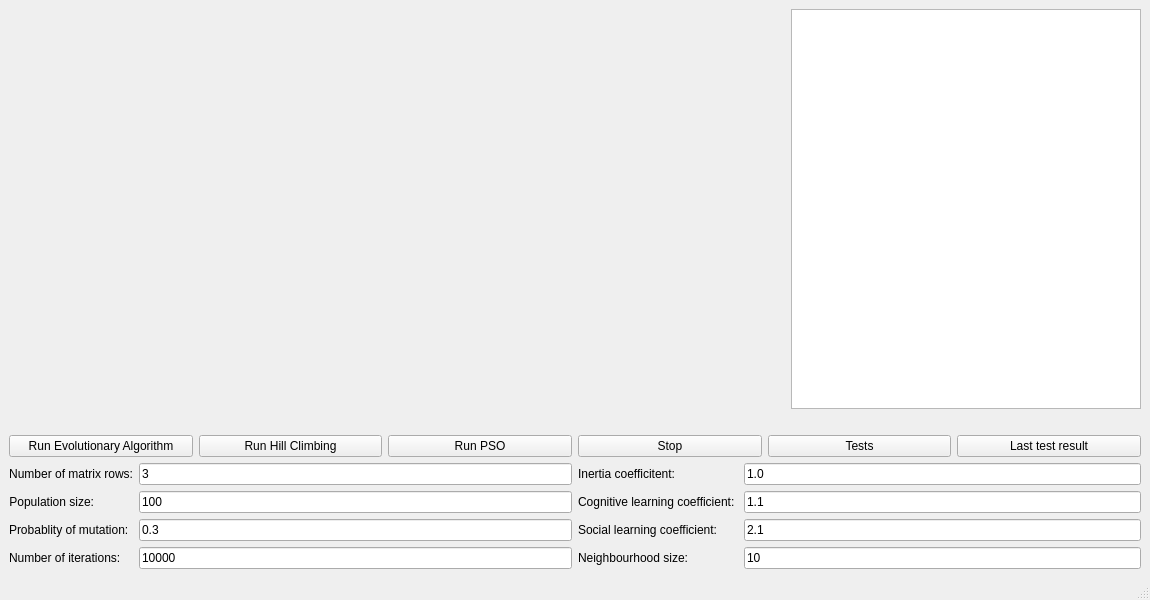
<?xml version="1.0" encoding="UTF-8"?>
<ui version="4.0">
 <class>MainWindow</class>
 <widget class="QMainWindow" name="MainWindow">
  <property name="geometry">
   <rect>
    <x>0</x>
    <y>0</y>
    <width>1150</width>
    <height>600</height>
   </rect>
  </property>
  <property name="minimumSize">
   <size>
    <width>1150</width>
    <height>600</height>
   </size>
  </property>
  <property name="windowTitle">
   <string>Lab3</string>
  </property>
  <widget class="QWidget" name="centralwidget">
   <layout class="QVBoxLayout" name="verticalLayout_3">
    <item>
     <layout class="QVBoxLayout" name="verticalLayout_2">
      <item>
       <layout class="QHBoxLayout" name="horizontalLayout_2">
        <item>
         <widget class="MathPlotWidget" name="mathPlotWidget" native="true">
          <property name="sizePolicy">
           <sizepolicy hsizetype="Expanding" vsizetype="Expanding">
            <horstretch>0</horstretch>
            <verstretch>0</verstretch>
           </sizepolicy>
          </property>
          <property name="minimumSize">
           <size>
            <width>800</width>
            <height>350</height>
           </size>
          </property>
         </widget>
        </item>
        <item>
         <widget class="QTableWidget" name="matrixDisplayTableWidget">
          <property name="sizePolicy">
           <sizepolicy hsizetype="Expanding" vsizetype="Preferred">
            <horstretch>0</horstretch>
            <verstretch>0</verstretch>
           </sizepolicy>
          </property>
          <property name="minimumSize">
           <size>
            <width>350</width>
            <height>350</height>
           </size>
          </property>
         </widget>
        </item>
       </layout>
      </item>
      <item>
       <widget class="QLabel" name="resultLabel">
        <property name="text">
         <string/>
        </property>
        <property name="alignment">
         <set>Qt::AlignCenter</set>
        </property>
       </widget>
      </item>
      <item>
       <layout class="QHBoxLayout" name="horizontalLayout">
        <item>
         <widget class="QPushButton" name="evolutionaryAlgorithmButton">
          <property name="text">
           <string>Run Evolutionary Algorithm</string>
          </property>
         </widget>
        </item>
        <item>
         <widget class="QPushButton" name="hillClimbingButton">
          <property name="text">
           <string>Run Hill Climbing</string>
          </property>
         </widget>
        </item>
        <item>
         <widget class="QPushButton" name="psoButton">
          <property name="text">
           <string>Run PSO</string>
          </property>
         </widget>
        </item>
        <item>
         <widget class="QPushButton" name="stopButton">
          <property name="text">
           <string>Stop</string>
          </property>
         </widget>
        </item>
        <item>
         <widget class="QPushButton" name="testButton">
          <property name="text">
           <string>Tests</string>
          </property>
         </widget>
        </item>
        <item>
         <widget class="QPushButton" name="printTestResultButton">
          <property name="text">
           <string>Last test result</string>
          </property>
         </widget>
        </item>
       </layout>
      </item>
      <item>
       <layout class="QHBoxLayout" name="horizontalLayout_9">
        <item>
         <layout class="QFormLayout" name="formLayout_2">
          <item row="0" column="0">
           <widget class="QLabel" name="label">
            <property name="text">
             <string>Number of matrix rows:</string>
            </property>
            <property name="alignment">
             <set>Qt::AlignRight|Qt::AlignTrailing|Qt::AlignVCenter</set>
            </property>
           </widget>
          </item>
          <item row="0" column="1">
           <widget class="QLineEdit" name="problemSizeLineEdit">
            <property name="text">
             <string>3</string>
            </property>
           </widget>
          </item>
          <item row="1" column="0">
           <widget class="QLabel" name="label_2">
            <property name="text">
             <string>Population size:</string>
            </property>
            <property name="alignment">
             <set>Qt::AlignRight|Qt::AlignTrailing|Qt::AlignVCenter</set>
            </property>
           </widget>
          </item>
          <item row="1" column="1">
           <widget class="QLineEdit" name="populationSizeLineEdit">
            <property name="text">
             <string>100</string>
            </property>
           </widget>
          </item>
          <item row="2" column="0">
           <widget class="QLabel" name="label_3">
            <property name="text">
             <string>Probablity of mutation:</string>
            </property>
           </widget>
          </item>
          <item row="2" column="1">
           <widget class="QLineEdit" name="probabilityMutationLineEdit">
            <property name="text">
             <string>0.3</string>
            </property>
           </widget>
          </item>
          <item row="3" column="0">
           <widget class="QLabel" name="label_4">
            <property name="text">
             <string>Number of iterations:</string>
            </property>
           </widget>
          </item>
          <item row="3" column="1">
           <widget class="QLineEdit" name="numberOfIterationsLineEdit">
            <property name="text">
             <string>10000</string>
            </property>
           </widget>
          </item>
         </layout>
        </item>
        <item>
         <layout class="QFormLayout" name="formLayout">
          <item row="0" column="0">
           <widget class="QLabel" name="label_5">
            <property name="text">
             <string>Inertia coefficitent:</string>
            </property>
           </widget>
          </item>
          <item row="1" column="0">
           <widget class="QLabel" name="label_6">
            <property name="text">
             <string>Cognitive learning coefficient: </string>
            </property>
           </widget>
          </item>
          <item row="2" column="0">
           <widget class="QLabel" name="label_7">
            <property name="text">
             <string>Social learning coefficient: </string>
            </property>
           </widget>
          </item>
          <item row="0" column="1">
           <widget class="QLineEdit" name="wLineEdit">
            <property name="text">
             <string>1.0</string>
            </property>
           </widget>
          </item>
          <item row="1" column="1">
           <widget class="QLineEdit" name="c1LineEdit">
            <property name="text">
             <string>1.1</string>
            </property>
           </widget>
          </item>
          <item row="2" column="1">
           <widget class="QLineEdit" name="c2LineEdit">
            <property name="text">
             <string>2.1</string>
            </property>
           </widget>
          </item>
          <item row="3" column="0">
           <widget class="QLabel" name="label_8">
            <property name="text">
             <string>Neighbourhood size: </string>
            </property>
           </widget>
          </item>
          <item row="3" column="1">
           <widget class="QLineEdit" name="neighbourhoodSizeLineEdit">
            <property name="text">
             <string>10</string>
            </property>
           </widget>
          </item>
         </layout>
        </item>
       </layout>
      </item>
     </layout>
    </item>
   </layout>
  </widget>
  <widget class="QMenuBar" name="menubar">
   <property name="geometry">
    <rect>
     <x>0</x>
     <y>0</y>
     <width>1150</width>
     <height>26</height>
    </rect>
   </property>
  </widget>
  <widget class="QStatusBar" name="statusbar"/>
 </widget>
 <customwidgets>
  <customwidget>
   <class>MathPlotWidget</class>
   <extends>QWidget</extends>
   <header>mathplotwidget.h</header>
   <container>1</container>
  </customwidget>
 </customwidgets>
 <resources/>
 <connections/>
</ui>
